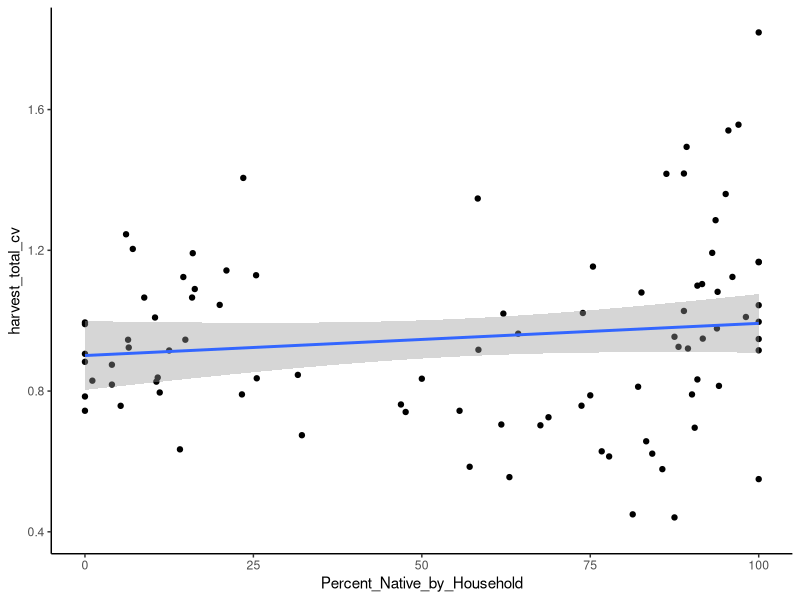
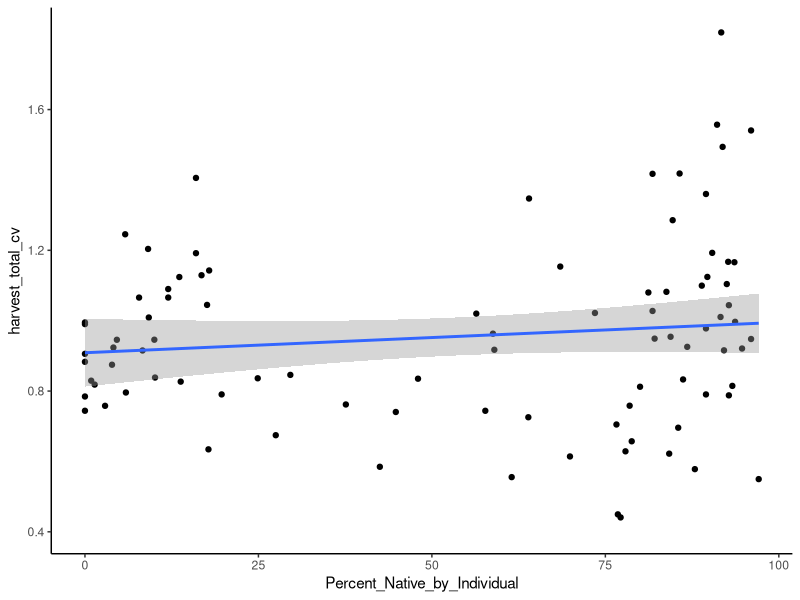
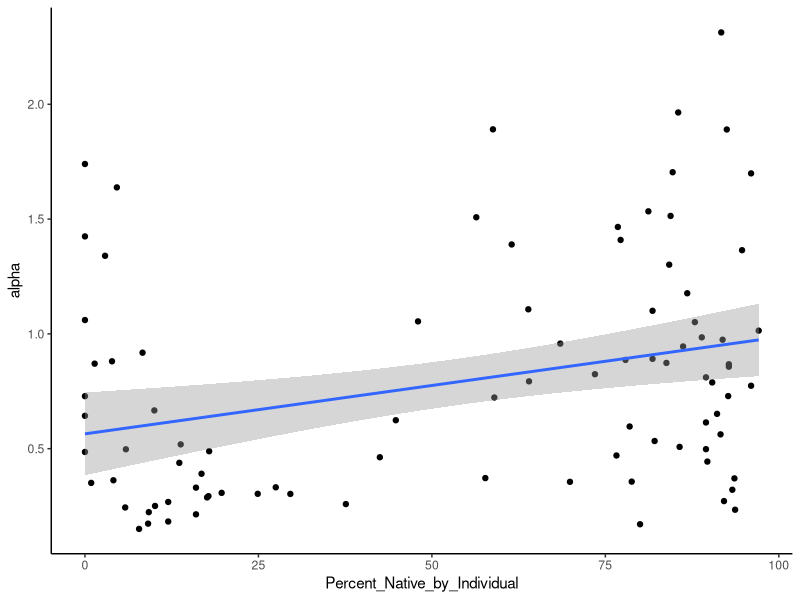
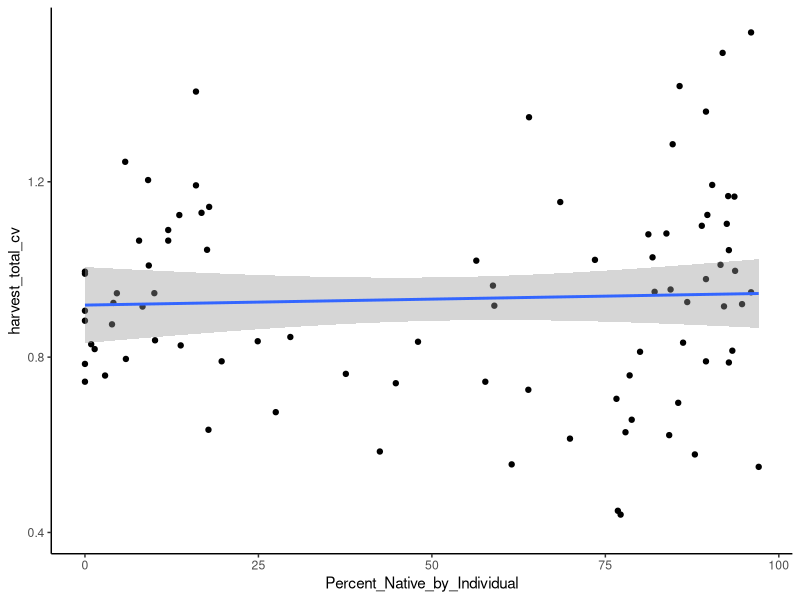
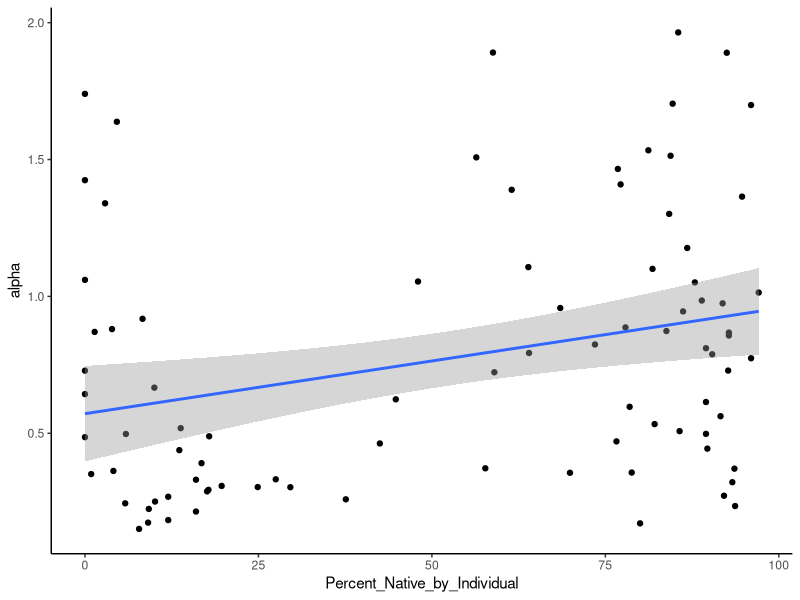

R code for these plots, in order:
##comparing % alaska native to harvest stability 

library(tidyverse)
library(ggplot2)
library(readxl)

cd <- read_excel("data/CSIS_Community_Demographics.xlsx", sheet = 2) %>%
  unite(Site_Year_Code, c(Community, Survey_Year), sep = "_", remove = FALSE) %>%
  select(Site_Year_Code, Percent_Native_by_Household, Percent_Native_by_Individual)

cv <- read.csv("data/intermediate_data/temporal_harvest_phenology_summary_metrics_percapita.csv") %>%
  select(site, harvest_total_cv) %>%
  rename(Site_Year_Code = "site")
rob <- read.csv("data/intermediate_data/temporal_harvest_removal_results_percapita.csv") %>%
  select(Site_Year_Code, alpha)


df <- left_join(cd, cv, by = "Site_Year_Code") %>%
  left_join(rob, by = "Site_Year_Code")

df$Percent_Native_by_Household <- as.numeric(df$Percent_Native_by_Household)
df$Percent_Native_by_Individual <- as.numeric(df$Percent_Native_by_Individual)



##Plot 
ggplot(df, aes(y = harvest_total_cv, x = Percent_Native_by_Household)) +
  geom_point() +
  geom_smooth(method = "lm") +
  theme_classic()


ggplot(df, aes(y = harvest_total_cv, x = Percent_Native_by_Individual)) +
  geom_point() +
  geom_smooth(method = "lm") +
  theme_classic()

ggplot(df, aes(y = alpha, x= Percent_Native_by_Individual)) +
  geom_point() +
  geom_smooth(method = "lm") +
  theme_classic()


lm1 <- lm(harvest_total_cv ~ Percent_Native_by_Individual, data = df) 
summary(lm1)

lm2 <- lm(alpha~ Percent_Native_by_Individual, data = df) 
summary(lm2)


##testing w/o klukwan
df_2 <- df %>%
  filter(!grepl("Klukwan", Site_Year_Code))

ggplot(df_2, aes(y = harvest_total_cv, x = Percent_Native_by_Individual)) +
  geom_point() +
  geom_smooth(method = "lm") +
  theme_classic()

ggplot(df_2, aes(y = alpha, x= Percent_Native_by_Individual)) +
  geom_point() +
  geom_smooth(method = "lm") +
  theme_classic()


lm3 <- lm(harvest_total_cv ~ Percent_Native_by_Individual, data = df_2) 
summary(lm3)

lm4 <- lm(alpha~ Percent_Native_by_Individual, data = df_2) 
summary(lm4)
